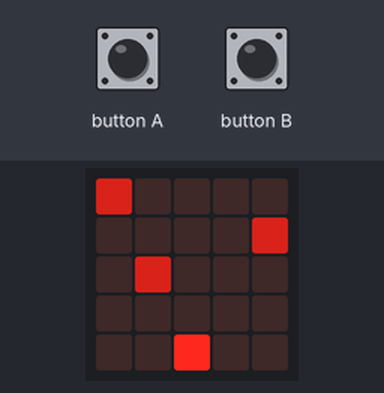
Simulated run of this program. Board: BBC micro:bit running MicroPython. On the bench: the board's 5×5 LED display. Inputs (shaded band) come from the test bench. Random numbers come from a fixed seed.

Above: at 1.2 s.
1.3 s: button A pressed for 0.15 s
At 1.6 s:
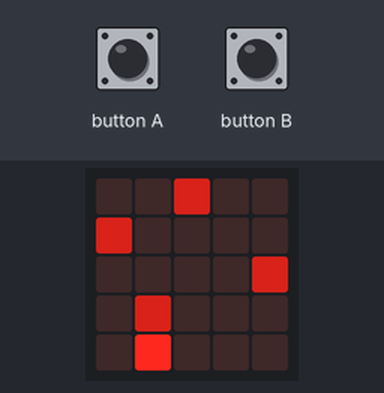
At 2.2 s:
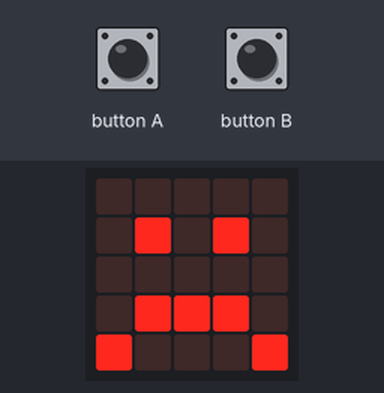
Timing chart, 0 to 4.3 s (numbered marks = the images above; inputs shaded):
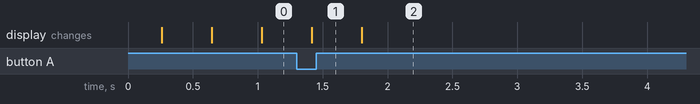

The program:

racer.py
```python
"""Racer"""

from microbit import *
import random

player_position = 2  # Start centered
lines = ['00000', '00000', '00000', '00000']  # No other cars on the road
cars = Image(':'.join(lines))  # Generate the cars image
collisions_line = '00000'  # No collisions at the moment
step = 0  # Used to slow down the frame rate

while True:
    # Move the cars / frame rate: higher == slower
    if step > 1:
        # Create a new empty line of cars
        new_line = list('00000')

        # Add some cars, randomly
        for i in range(1):
            rand = random.randint(0, 4)
            new_line[rand] = '5'

        # Add the new cars with the previous cars
        new_line = ''.join(new_line)
        lines = [new_line] + lines

        # Generate the image of all cars
        cars = Image(':'.join(lines))

        # Remove the last off-screen line of cars. Used to test collision
        collisions_line = lines.pop()

        # Reset the frame rate counter
        step = -1

    # Move the player
    if (button_a.is_pressed() and player_position > 0):
        player_position -= 1

    if (button_b.is_pressed() and player_position < 4):
        player_position += 1

    # Collision detection
    collision = False
    if int(list(collisions_line)[player_position]) > 0:
        collision = True

    # Clear the screen
    display.clear()

    if not collision:
        # Continue to play
        display.show(cars)
        display.set_pixel(player_position, 4, 9)
    else:
        # Show the explosion and stop the game
        display.show(Image.SAD)
        sleep(500)
        break

    # Continue the frame draw
    step += 1
    sleep(125)
```
